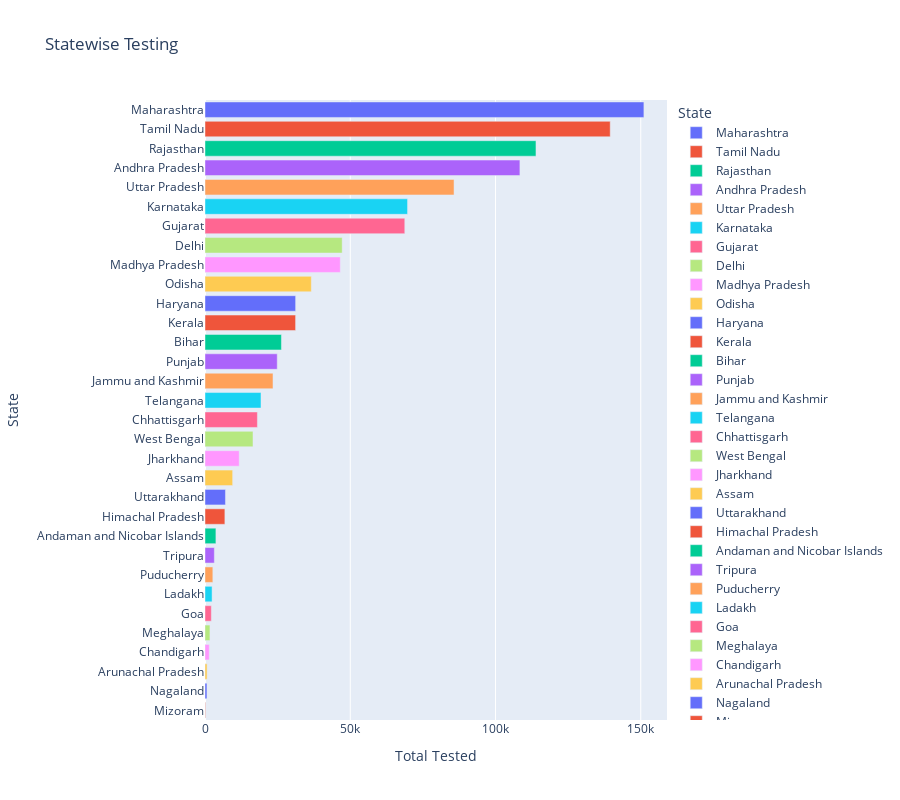

The code cell stored with this chart in its notebook:
### Code cell
testing=state_testing.groupby('State')['Total Tested'].max().sort_values(ascending=False).reset_index()
fig = px.bar(testing, 
             x="Total Tested",
             y="State", 
             orientation='h',
             height=800,
             title='Statewise Testing',
            color='State')
fig.show()

### Figure 1 — Plotly figure (JSON) as saved in the notebook; plotly's stock layout.template omitted (floating-point values rounded to 4 significant figures)
{"data": [{"alignmentgroup": "True", "hovertemplate": "State=%{y}<br>Total Tested=%{x}<extra></extra>", "legendgroup": "Maharashtra", "marker": {"color": "#636efa"}, "name": "Maharashtra", "offsetgroup": "Maharashtra", "orientation": "h", "showlegend": true, "textposition": "auto", "type": "bar", "x": [151085], "xaxis": "x", "y": ["Maharashtra"], "yaxis": "y"}, {"alignmentgroup": "True", "hovertemplate": "State=%{y}<br>Total Tested=%{x}<extra></extra>", "legendgroup": "Tamil Nadu", "marker": {"color": "#EF553B"}, "name": "Tamil Nadu", "offsetgroup": "Tamil Nadu", "orientation": "h", "showlegend": true, "textposition": "auto", "type": "bar", "x": [139490], "xaxis": "x", "y": ["Tamil Nadu"], "yaxis": "y"}, {"alignmentgroup": "True", "hovertemplate": "State=%{y}<br>Total Tested=%{x}<extra></extra>", "legendgroup": "Rajasthan", "marker": {"color": "#00cc96"}, "name": "Rajasthan", "offsetgroup": "Rajasthan", "orientation": "h", "showlegend": true, "textposition": "auto", "type": "bar", "x": [113934], "xaxis": "x", "y": ["Rajasthan"], "yaxis": "y"}, {"alignmentgroup": "True", "hovertemplate": "State=%{y}<br>Total Tested=%{x}<extra></extra>", "legendgroup": "Andhra Pradesh", "marker": {"color": "#ab63fa"}, "name": "Andhra Pradesh", "offsetgroup": "Andhra Pradesh", "orientation": "h", "showlegend": true, "textposition": "auto", "type": "bar", "x": [108403], "xaxis": "x", "y": ["Andhra Pradesh"], "yaxis": "y"}, {"alignmentgroup": "True", "hovertemplate": "State=%{y}<br>Total Tested=%{x}<extra></extra>", "legendgroup": "Uttar Pradesh", "marker": {"color": "#FFA15A"}, "name": "Uttar Pradesh", "offsetgroup": "Uttar Pradesh", "orientation": "h", "showlegend": true, "textposition": "auto", "type": "bar", "x": [85729], "xaxis": "x", "y": ["Uttar Pradesh"], "yaxis": "y"}, {"alignmentgroup": "True", "hovertemplate": "State=%{y}<br>Total Tested=%{x}<extra></extra>", "legendgroup": "Karnataka", "marker": {"color": "#19d3f3"}, "name": "Karnataka", "offsetgroup": "Karnataka", "orientation": "h", "showlegend": true, "textposition": "auto", "type": "bar", "x": [69730], "xaxis": "x", "y": ["Karnataka"], "yaxis": "y"}, {"alignmentgroup": "True", "hovertemplate": "State=%{y}<br>Total Tested=%{x}<extra></extra>", "legendgroup": "Gujarat", "marker": {"color": "#FF6692"}, "name": "Gujarat", "offsetgroup": "Gujarat", "orientation": "h", "showlegend": true, "textposition": "auto", "type": "bar", "x": [68774], "xaxis": "x", "y": ["Gujarat"], "yaxis": "y"}, {"alignmentgroup": "True", "hovertemplate": "State=%{y}<br>Total Tested=%{x}<extra></extra>", "legendgroup": "Delhi", "marker": {"color": "#B6E880"}, "name": "Delhi", "offsetgroup": "Delhi", "orientation": "h", "showlegend": true, "textposition": "auto", "type": "bar", "x": [47225], "xaxis": "x", "y": ["Delhi"], "yaxis": "y"}, {"alignmentgroup": "True", "hovertemplate": "State=%{y}<br>Total Tested=%{x}<extra></extra>", "legendgroup": "Madhya Pradesh", "marker": {"color": "#FF97FF"}, "name": "Madhya Pradesh", "offsetgroup": "Madhya Pradesh", "orientation": "h", "showlegend": true, "textposition": "auto", "type": "bar", "x": [46578], "xaxis": "x", "y": ["Madhya Pradesh"], "yaxis": "y"}, {"alignmentgroup": "True", "hovertemplate": "State=%{y}<br>Total Tested=%{x}<extra></extra>", "legendgroup": "Odisha", "marker": {"color": "#FECB52"}, "name": "Odisha", "offsetgroup": "Odisha", "orientation": "h", "showlegend": true, "textposition": "auto", "type": "bar", "x": [36593], "xaxis": "x", "y": ["Odisha"], "yaxis": "y"}, {"alignmentgroup": "True", "hovertemplate": "State=%{y}<br>Total Tested=%{x}<extra></extra>", "legendgroup": "Haryana", "marker": {"color": "#636efa"}, "name": "Haryana", "offsetgroup": "Haryana", "orientation": "h", "showlegend": true, "textposition": "auto", "type": "bar", "x": [31200], "xaxis": "x", "y": ["Haryana"], "yaxis": "y"}, {"alignmentgroup": "True", "hovertemplate": "State=%{y}<br>Total Tested=%{x}<extra></extra>", "legendgroup": "Kerala", "marker": {"color": "#EF553B"}, "name": "Kerala", "offsetgroup": "Kerala", "orientation": "h", "showlegend": true, "textposition": "auto", "type": "bar", "x": [31183], "xaxis": "x", "y": ["Kerala"], "yaxis": "y"}, {"alignmentgroup": "True", "hovertemplate": "State=%{y}<br>Total Tested=%{x}<extra></extra>", "legendgroup": "Bihar", "marker": {"color": "#00cc96"}, "name": "Bihar", "offsetgroup": "Bihar", "orientation": "h", "showlegend": true, "textposition": "auto", "type": "bar", "x": [26315], "xaxis": "x", "y": ["Bihar"], "yaxis": "y"}, {"alignmentgroup": "True", "hovertemplate": "State=%{y}<br>Total Tested=%{x}<extra></extra>", "legendgroup": "Punjab", "marker": {"color": "#ab63fa"}, "name": "Punjab", "offsetgroup": "Punjab", "orientation": "h", "showlegend": true, "textposition": "auto", "type": "bar", "x": [24868], "xaxis": "x", "y": ["Punjab"], "yaxis": "y"}, {"alignmentgroup": "True", "hovertemplate": "State=%{y}<br>Total Tested=%{x}<extra></extra>", "legendgroup": "Jammu and Kashmir", "marker": {"color": "#FFA15A"}, "name": "Jammu and Kashmir", "offsetgroup": "Jammu and Kashmir", "orientation": "h", "showlegend": true, "textposition": "auto", "type": "bar", "x": [23406], "xaxis": "x", "y": ["Jammu and Kashmir"], "yaxis": "y"}, {"alignmentgroup": "True", "hovertemplate": "State=%{y}<br>Total Tested=%{x}<extra></extra>", "legendgroup": "Telangana", "marker": {"color": "#19d3f3"}, "name": "Telangana", "offsetgroup": "Telangana", "orientation": "h", "showlegend": true, "textposition": "auto", "type": "bar", "x": [19278], "xaxis": "x", "y": ["Telangana"], "yaxis": "y"}, {"alignmentgroup": "True", "hovertemplate": "State=%{y}<br>Total Tested=%{x}<extra></extra>", "legendgroup": "Chhattisgarh", "marker": {"color": "#FF6692"}, "name": "Chhattisgarh", "offsetgroup": "Chhattisgarh", "orientation": "h", "showlegend": true, "textposition": "auto", "type": "bar", "x": [18039], "xaxis": "x", "y": ["Chhattisgarh"], "yaxis": "y"}, {"alignmentgroup": "True", "hovertemplate": "State=%{y}<br>Total Tested=%{x}<extra></extra>", "legendgroup": "West Bengal", "marker": {"color": "#B6E880"}, "name": "West Bengal", "offsetgroup": "West Bengal", "orientation": "h", "showlegend": true, "textposition": "auto", "type": "bar", "x": [16525], "xaxis": "x", "y": ["West Bengal"], "yaxis": "y"}, {"alignmentgroup": "True", "hovertemplate": "State=%{y}<br>Total Tested=%{x}<extra></extra>", "legendgroup": "Jharkhand", "marker": {"color": "#FF97FF"}, "name": "Jharkhand", "offsetgroup": "Jharkhand", "orientation": "h", "showlegend": true, "textposition": "auto", "type": "bar", "x": [11771], "xaxis": "x", "y": ["Jharkhand"], "yaxis": "y"}, {"alignmentgroup": "True", "hovertemplate": "State=%{y}<br>Total Tested=%{x}<extra></extra>", "legendgroup": "Assam", "marker": {"color": "#FECB52"}, "name": "Assam", "offsetgroup": "Assam", "orientation": "h", "showlegend": true, "textposition": "auto", "type": "bar", "x": [9520], "xaxis": "x", "y": ["Assam"], "yaxis": "y"}, {"alignmentgroup": "True", "hovertemplate": "State=%{y}<br>Total Tested=%{x}<extra></extra>", "legendgroup": "Uttarakhand", "marker": {"color": "#636efa"}, "name": "Uttarakhand", "offsetgroup": "Uttarakhand", "orientation": "h", "showlegend": true, "textposition": "auto", "type": "bar", "x": [7042], "xaxis": "x", "y": ["Uttarakhand"], "yaxis": "y"}, {"alignmentgroup": "True", "hovertemplate": "State=%{y}<br>Total Tested=%{x}<extra></extra>", "legendgroup": "Himachal Pradesh", "marker": {"color": "#EF553B"}, "name": "Himachal Pradesh", "offsetgroup": "Himachal Pradesh", "orientation": "h", "showlegend": true, "textposition": "auto", "type": "bar", "x": [6842], "xaxis": "x", "y": ["Himachal Pradesh"], "yaxis": "y"}, {"alignmentgroup": "True", "hovertemplate": "State=%{y}<br>Total Tested=%{x}<extra></extra>", "legendgroup": "Andaman and Nicobar Islands", "marker": {"color": "#00cc96"}, "name": "Andaman and Nicobar Islands", "offsetgroup": "Andaman and Nicobar Islands", "orientation": "h", "showlegend": true, "textposition": "auto", "type": "bar", "x": [3754], "xaxis": "x", "y": ["Andaman and Nicobar Islands"], "yaxis": "y"}, {"alignmentgroup": "True", "hovertemplate": "State=%{y}<br>Total Tested=%{x}<extra></extra>", "legendgroup": "Tripura", "marker": {"color": "#ab63fa"}, "name": "Tripura", "offsetgroup": "Tripura", "orientation": "h", "showlegend": true, "textposition": "auto", "type": "bar", "x": [3215], "xaxis": "x", "y": ["Tripura"], "yaxis": "y"}, {"alignmentgroup": "True", "hovertemplate": "State=%{y}<br>Total Tested=%{x}<extra></extra>", "legendgroup": "Puducherry", "marker": {"color": "#FFA15A"}, "name": "Puducherry", "offsetgroup": "Puducherry", "orientation": "h", "showlegend": true, "textposition": "auto", "type": "bar", "x": [2698], "xaxis": "x", "y": ["Puducherry"], "yaxis": "y"}, {"alignmentgroup": "True", "hovertemplate": "State=%{y}<br>Total Tested=%{x}<extra></extra>", "legendgroup": "Ladakh", "marker": {"color": "#19d3f3"}, "name": "Ladakh", "offsetgroup": "Ladakh", "orientation": "h", "showlegend": true, "textposition": "auto", "type": "bar", "x": [2434], "xaxis": "x", "y": ["Ladakh"], "yaxis": "y"}, {"alignmentgroup": "True", "hovertemplate": "State=%{y}<br>Total Tested=%{x}<extra></extra>", "legendgroup": "Goa", "marker": {"color": "#FF6692"}, "name": "Goa", "offsetgroup": "Goa", "orientation": "h", "showlegend": true, "textposition": "auto", "type": "bar", "x": [2181], "xaxis": "x", "y": ["Goa"], "yaxis": "y"}, {"alignmentgroup": "True", "hovertemplate": "State=%{y}<br>Total Tested=%{x}<extra></extra>", "legendgroup": "Meghalaya", "marker": {"color": "#B6E880"}, "name": "Meghalaya", "offsetgroup": "Meghalaya", "orientation": "h", "showlegend": true, "textposition": "auto", "type": "bar", "x": [1707], "xaxis": "x", "y": ["Meghalaya"], "yaxis": "y"}, {"alignmentgroup": "True", "hovertemplate": "State=%{y}<br>Total Tested=%{x}<extra></extra>", "legendgroup": "Chandigarh", "marker": {"color": "#FF97FF"}, "name": "Chandigarh", "offsetgroup": "Chandigarh", "orientation": "h", "showlegend": true, "textposition": "auto", "type": "bar", "x": [1462], "xaxis": "x", "y": ["Chandigarh"], "yaxis": "y"}, {"alignmentgroup": "True", "hovertemplate": "State=%{y}<br>Total Tested=%{x}<extra></extra>", "legendgroup": "Arunachal Pradesh", "marker": {"color": "#FECB52"}, "name": "Arunachal Pradesh", "offsetgroup": "Arunachal Pradesh", "orientation": "h", "showlegend": true, "textposition": "auto", "type": "bar", "x": [724], "xaxis": "x", "y": ["Arunachal Pradesh"], "yaxis": "y"}, {"alignmentgroup": "True", "hovertemplate": "State=%{y}<br>Total Tested=%{x}<extra></extra>", "legendgroup": "Nagaland", "marker": {"color": "#636efa"}, "name": "Nagaland", "offsetgroup": "Nagaland", "orientation": "h", "showlegend": true, "textposition": "auto", "type": "bar", "x": [674], "xaxis": "x", "y": ["Nagaland"], "yaxis": "y"}, {"alignmentgroup": "True", "hovertemplate": "State=%{y}<br>Total Tested=%{x}<extra></extra>", "legendgroup": "Mizoram", "marker": {"color": "#EF553B"}, "name": "Mizoram", "offsetgroup": "Mizoram", "orientation": "h", "showlegend": true, "textposition": "auto", "type": "bar", "x": [180], "xaxis": "x", "y": ["Mizoram"], "yaxis": "y"}], "layout": {"barmode": "relative", "height": 800, "legend": {"title": {"text": "State"}, "tracegroupgap": 0}, "title": {"text": "Statewise Testing"}, "xaxis": {"anchor": "y", "domain": [0, 1], "title": {"text": "Total Tested"}}, "yaxis": {"anchor": "x", "categoryarray": ["Mizoram", "Nagaland", "Arunachal Pradesh", "Chandigarh", "Meghalaya", "Goa", "Ladakh", "Puducherry", "Tripura", "Andaman and Nicobar Islands", "Himachal Pradesh", "Uttarakhand", "Assam", "Jharkhand", "West Bengal", "Chhattisgarh", "Telangana", "Jammu and Kashmir", "Punjab", "Bihar", "Kerala", "Haryana", "Odisha", "Madhya Pradesh", "Delhi", "Gujarat", "Karnataka", "Uttar Pradesh", "Andhra Pradesh", "Rajasthan", "Tamil Nadu", "Maharashtra"], "categoryorder": "array", "domain": [0, 1], "title": {"text": "State"}}}}
